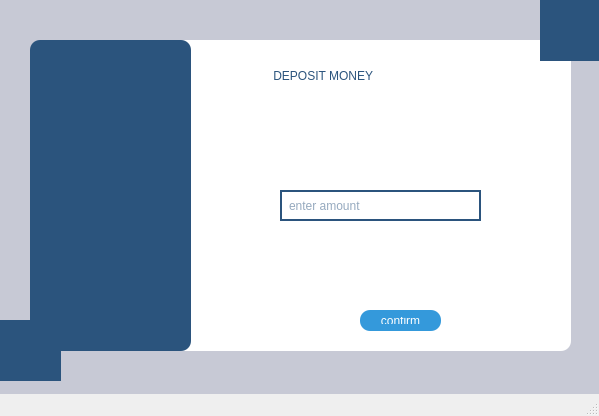
<?xml version="1.0" encoding="UTF-8"?>
<ui version="4.0">
 <class>Depositwindow</class>
 <widget class="QMainWindow" name="Depositwindow">
  <property name="geometry">
   <rect>
    <x>0</x>
    <y>0</y>
    <width>599</width>
    <height>416</height>
   </rect>
  </property>
  <property name="windowTitle">
   <string>MainWindow</string>
  </property>
  <widget class="QWidget" name="centralwidget">
   <widget class="QLabel" name="label">
    <property name="geometry">
     <rect>
      <x>0</x>
      <y>-10</y>
      <width>611</width>
      <height>441</height>
     </rect>
    </property>
    <property name="styleSheet">
     <string notr="true">QLabel{
background-color:rgb(199, 201, 213);
}</string>
    </property>
    <property name="text">
     <string/>
    </property>
   </widget>
   <widget class="QPushButton" name="pushButton">
    <property name="geometry">
     <rect>
      <x>360</x>
      <y>310</y>
      <width>81</width>
      <height>21</height>
     </rect>
    </property>
    <property name="styleSheet">
     <string notr="true">QPushButton{
font: 9pt &quot;Microsoft Sans Serif&quot;;
background-color:#3499db;
color:white;
border-radius:10px;
padding:7px 14px;
}
QPushButton:hover{
background-color:rgb(41, 128, 185);
}
QPushButton:pressed{
background-color:rgb(31, 97, 141);
}</string>
    </property>
    <property name="text">
     <string>confirm</string>
    </property>
   </widget>
   <widget class="QLabel" name="label_2">
    <property name="geometry">
     <rect>
      <x>270</x>
      <y>60</y>
      <width>221</width>
      <height>31</height>
     </rect>
    </property>
    <property name="styleSheet">
     <string notr="true">QLabel{
background-color:white;
font: 700 15pt &quot;Arial&quot;;
color:#2b547d;}</string>
    </property>
    <property name="text">
     <string> DEPOSIT MONEY</string>
    </property>
   </widget>
   <widget class="QLineEdit" name="lineEdit">
    <property name="geometry">
     <rect>
      <x>280</x>
      <y>190</y>
      <width>201</width>
      <height>31</height>
     </rect>
    </property>
    <property name="styleSheet">
     <string notr="true">QLineEdit{
font: 700 9pt &quot;Arial&quot;;
background-color: rgb(255, 255, 255);
color:rgb(43, 84, 125);
border:2px solid rgb(43, 84, 125);
padding:5px;
}
</string>
    </property>
    <property name="placeholderText">
     <string>enter amount</string>
    </property>
   </widget>
   <widget class="QLabel" name="label_5">
    <property name="geometry">
     <rect>
      <x>230</x>
      <y>190</y>
      <width>31</width>
      <height>31</height>
     </rect>
    </property>
    <property name="styleSheet">
     <string notr="true">QLabel{
background-color:white;
}</string>
    </property>
    <property name="text">
     <string/>
    </property>
    <property name="pixmap">
     <pixmap resource="images.qrc">:/new/prefix1/images/deposit_17765295.png</pixmap>
    </property>
    <property name="scaledContents">
     <bool>true</bool>
    </property>
   </widget>
   <widget class="QLabel" name="label_3">
    <property name="geometry">
     <rect>
      <x>30</x>
      <y>40</y>
      <width>161</width>
      <height>311</height>
     </rect>
    </property>
    <property name="styleSheet">
     <string notr="true">border-radius:10px;
background-color:#2b547d;</string>
    </property>
    <property name="text">
     <string/>
    </property>
   </widget>
   <widget class="QLabel" name="label_6">
    <property name="geometry">
     <rect>
      <x>170</x>
      <y>40</y>
      <width>401</width>
      <height>311</height>
     </rect>
    </property>
    <property name="styleSheet">
     <string notr="true">QLabel{
background-color:rgb(255, 255, 255);
border-radius:10px;
}</string>
    </property>
    <property name="text">
     <string/>
    </property>
   </widget>
   <widget class="QLabel" name="label_13">
    <property name="geometry">
     <rect>
      <x>570</x>
      <y>350</y>
      <width>21</width>
      <height>21</height>
     </rect>
    </property>
    <property name="text">
     <string/>
    </property>
    <property name="pixmap">
     <pixmap resource="images.qrc">:/new/prefix1/images/wmremove-transformed.png</pixmap>
    </property>
    <property name="scaledContents">
     <bool>true</bool>
    </property>
   </widget>
   <widget class="QLabel" name="label_7">
    <property name="geometry">
     <rect>
      <x>0</x>
      <y>320</y>
      <width>61</width>
      <height>61</height>
     </rect>
    </property>
    <property name="styleSheet">
     <string notr="true">QLabel{
background-color:#2b547d;
}</string>
    </property>
    <property name="text">
     <string/>
    </property>
   </widget>
   <widget class="QLabel" name="label_8">
    <property name="geometry">
     <rect>
      <x>540</x>
      <y>0</y>
      <width>61</width>
      <height>61</height>
     </rect>
    </property>
    <property name="styleSheet">
     <string notr="true">QLabel{
background-color:#2b547d;
}</string>
    </property>
    <property name="text">
     <string/>
    </property>
   </widget>
   <widget class="QLabel" name="label_15">
    <property name="geometry">
     <rect>
      <x>550</x>
      <y>10</y>
      <width>41</width>
      <height>41</height>
     </rect>
    </property>
    <property name="text">
     <string/>
    </property>
    <property name="pixmap">
     <pixmap resource="images.qrc">:/new/prefix1/images/wmremove-transformed.png</pixmap>
    </property>
    <property name="scaledContents">
     <bool>true</bool>
    </property>
   </widget>
   <widget class="QLabel" name="label_16">
    <property name="geometry">
     <rect>
      <x>10</x>
      <y>330</y>
      <width>41</width>
      <height>41</height>
     </rect>
    </property>
    <property name="text">
     <string/>
    </property>
    <property name="pixmap">
     <pixmap resource="images.qrc">:/new/prefix1/images/wmremove-transformed.png</pixmap>
    </property>
    <property name="scaledContents">
     <bool>true</bool>
    </property>
   </widget>
   <widget class="QLabel" name="label_11">
    <property name="geometry">
     <rect>
      <x>40</x>
      <y>160</y>
      <width>141</width>
      <height>91</height>
     </rect>
    </property>
    <property name="text">
     <string/>
    </property>
    <property name="pixmap">
     <pixmap resource="images.qrc">:/new/prefix1/images/wmremove-transformed.png</pixmap>
    </property>
    <property name="scaledContents">
     <bool>true</bool>
    </property>
   </widget>
   <zorder>label</zorder>
   <zorder>label_6</zorder>
   <zorder>label_2</zorder>
   <zorder>label_3</zorder>
   <zorder>label_13</zorder>
   <zorder>pushButton</zorder>
   <zorder>lineEdit</zorder>
   <zorder>label_5</zorder>
   <zorder>label_7</zorder>
   <zorder>label_8</zorder>
   <zorder>label_15</zorder>
   <zorder>label_16</zorder>
   <zorder>label_11</zorder>
  </widget>
  <widget class="QMenuBar" name="menubar">
   <property name="geometry">
    <rect>
     <x>0</x>
     <y>0</y>
     <width>599</width>
     <height>21</height>
    </rect>
   </property>
  </widget>
  <widget class="QStatusBar" name="statusbar"/>
 </widget>
 <resources>
  <include location="images.qrc"/>
 </resources>
 <connections/>
</ui>
